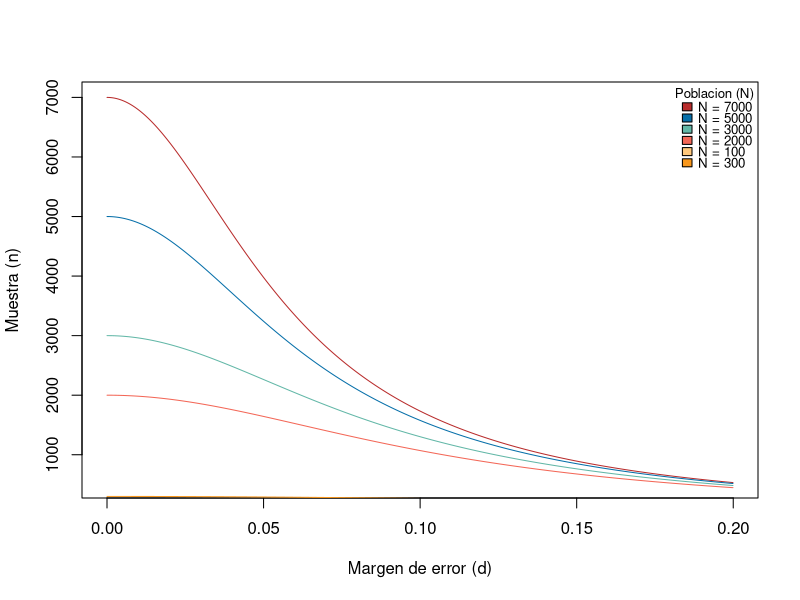

Recreate this plot in R.
# x axis #
d <- seq(0.00001, 0.2, 0.0001)
##########
set.seed(3)
y <- rpois(10,5)
y.lgth <- length(y)
lambda <- sum(y)/y.lgth
Z <- abs(qt((1 - 0.95) / 2, y.lgth - 1))
N <- c(7000, 5000, 3000, 2000, 100, 300)
# y axis #
n <- matrix(NA, nrow = length(N), ncol = length(d))
##########

for (i in 1:length(N)) {
	for(j in 1:length(d)) {
		n[i, j] = (N[i] * Z ^ 2 * lambda)/((N[i] * d[j] ^ 2) + (Z ^ 2 * lambda))
	}
}


colors <-  c("#b82c2c", "#066fa9", "#62b7a7", "#f36757", "#ffc87c", "#f8971c")
plot(x = d, y = n[1, ], type = "l", col = colors[1],
     xlab = "Margen de error (d)", ylab = "Muestra (n)")
for (i in 2:length(N)) {
    lines(x = d, y = n[i, ], type="l", col=colors[i])
}
legend("topright",
       legend = c("N = 7000", "N = 5000", "N = 3000", "N = 2000", "N = 100", "N = 300"),
       xpd = TRUE,
       inset = c(0, 0),
       bty = "n",
       fill = colors,
       cex = 0.8,
       x.intersp = 0.5,
       y.intersp = 0.7,
       title = "Poblacion (N)")
par(mar = c(5, 4, 1, 2))
